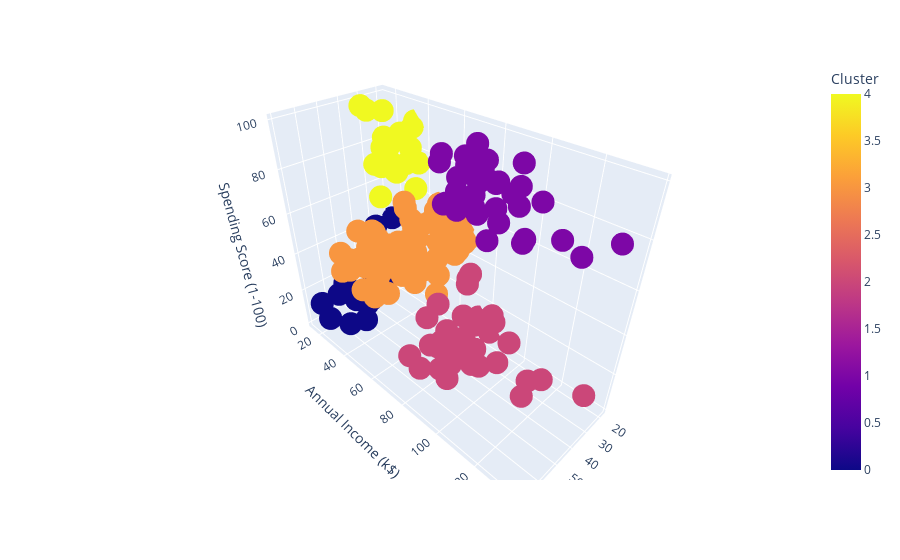

Notebook cell for this chart:
### Code cell
# plot using plotly
fig = px.scatter_3d(X_res_2, x='Age', y='Annual Income (k$)', z='Spending Score (1-100)', color='Cluster')
fig.show()

### Figure 1 — Plotly figure (JSON) as saved in the notebook; plotly's stock layout.template omitted (floating-point values rounded to 4 significant figures; data arrays with more than 128 entries replaced by an {"elided": "..."} marker saying what was removed)
{"data": [{"hovertemplate": "Age=%{x}<br>Annual Income (k$)=%{y}<br>Spending Score (1-100)=%{z}<br>Cluster=%{marker.color}<extra></extra>", "legendgroup": "", "marker": {"color": {"elided": "200 int values"}, "coloraxis": "coloraxis", "symbol": "circle"}, "mode": "markers", "name": "", "scene": "scene", "showlegend": false, "type": "scatter3d", "x": {"elided": "200 int values"}, "y": {"elided": "200 int values"}, "z": {"elided": "200 int values"}}], "layout": {"coloraxis": {"colorbar": {"title": {"text": "Cluster"}}, "colorscale": [[0, "#0d0887"], [0.1111, "#46039f"], [0.2222, "#7201a8"], [0.3333, "#9c179e"], [0.4444, "#bd3786"], [0.5556, "#d8576b"], [0.6667, "#ed7953"], [0.7778, "#fb9f3a"], [0.8889, "#fdca26"], [1, "#f0f921"]]}, "legend": {"tracegroupgap": 0}, "margin": {"t": 60}, "scene": {"domain": {"x": [0, 1], "y": [0, 1]}, "xaxis": {"title": {"text": "Age"}}, "yaxis": {"title": {"text": "Annual Income (k$)"}}, "zaxis": {"title": {"text": "Spending Score (1-100)"}}}}}
